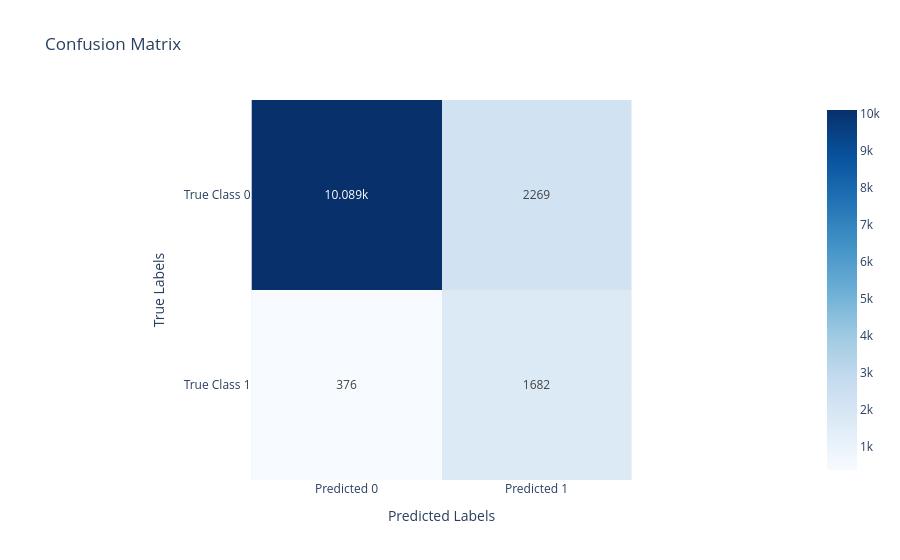

This figure's notebook cell:
### Code cell
lr_visualizer.plot_confusion_matrix()

### Figure 1 — Plotly figure (JSON) as saved in the notebook; plotly's stock layout.template omitted (floating-point values rounded to 4 significant figures)
{"data": [{"coloraxis": "coloraxis", "name": "0", "texttemplate": "%{z}", "x": ["Predicted 0", "Predicted 1"], "y": ["True Class 0", "True Class 1"], "z": [[10089, 2269], [376, 1682]], "type": "heatmap", "xaxis": "x", "yaxis": "y", "hovertemplate": "x: %{x}<br>y: %{y}<br>color: %{z}<extra></extra>"}], "layout": {"xaxis": {"anchor": "y", "domain": [0.0, 1.0], "scaleanchor": "y", "constrain": "domain", "title": {"text": "Predicted Labels"}}, "yaxis": {"anchor": "x", "domain": [0.0, 1.0], "autorange": "reversed", "constrain": "domain", "title": {"text": "True Labels"}}, "coloraxis": {"colorscale": [[0.0, "rgb(247,251,255)"], [0.125, "rgb(222,235,247)"], [0.25, "rgb(198,219,239)"], [0.375, "rgb(158,202,225)"], [0.5, "rgb(107,174,214)"], [0.625, "rgb(66,146,198)"], [0.75, "rgb(33,113,181)"], [0.875, "rgb(8,81,156)"], [1.0, "rgb(8,48,107)"]]}, "title": {"text": "Confusion Matrix"}, "showlegend": false}}
